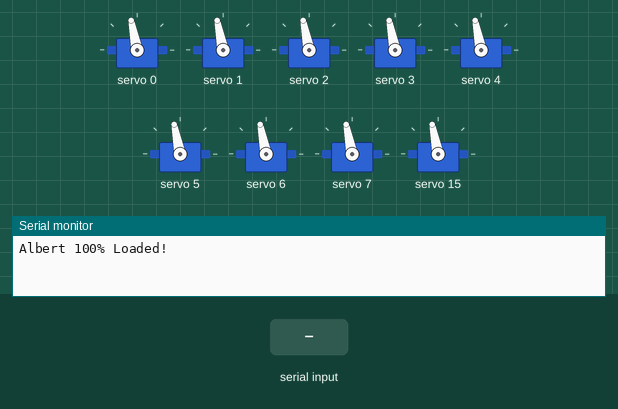
The sketch below on a simulated ESP32. On the bench: 9 × servo, the last lines printed to the serial monitor. Inputs (shaded band) come from the test bench. Nothing arrives over Bluetooth unless stated.

Above: at 1.2 s.
1.3 s: "PUSHUPS\n" received over Serial
At 1.46 s:
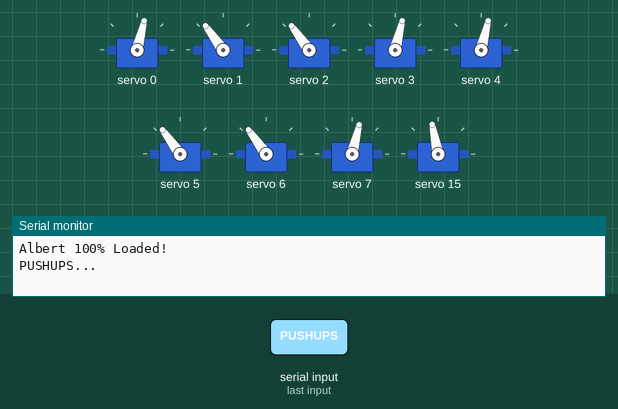
At 2.61 s:
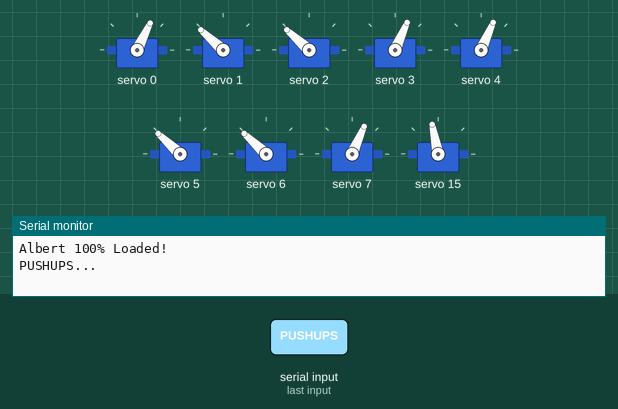
4.3 s: "DANCE\n" received over the second serial link
At 10.1 s:
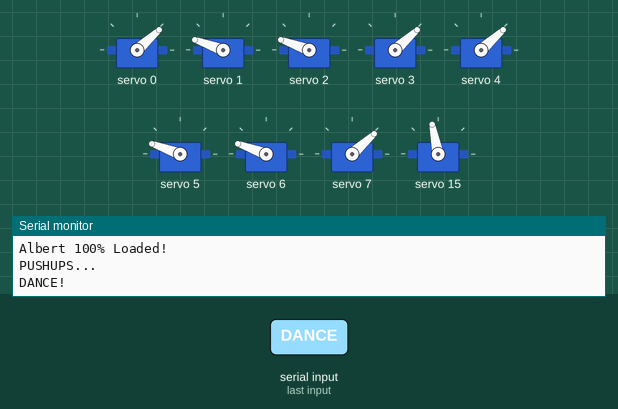
10.3 s: "SWING\n" received over Serial
13.3 s: "WORM\n" received over the second serial link
Timing chart, 0 to 21.0 s (numbered marks = the images above; inputs shaded):
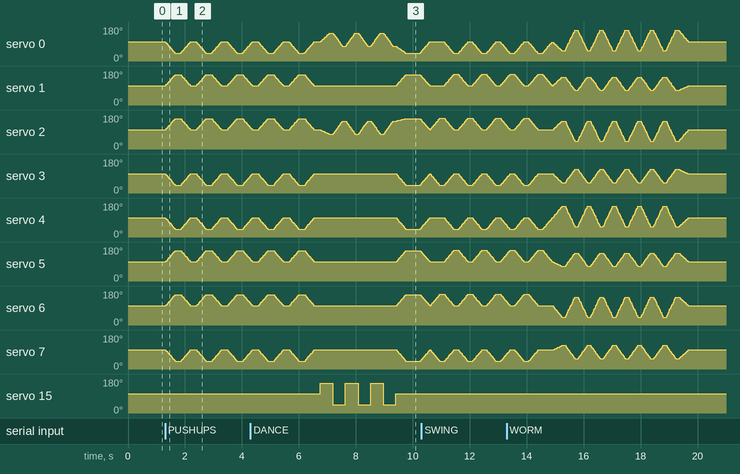

Measured:
- after the input at 4.3 s, servo 15: 101° → 158° after 2.4 s, then repeats every 0.89 s: 44° 0.44 s, 158° 0.44 s

The sketch:

AlbertMini.ino
```cpp
#include <Wire.h>
#include <Adafruit_PWMServoDriver.h>
#include <math.h>

#if defined(ESP32)
#include "BluetoothSerial.h"
BluetoothSerial SerialBT;
#endif

// =====================================================
// CONFIGURATION
// =====================================================
#define SERVOMIN     100
#define SERVOMAX     500
#define CENTER       325
#define NUM_SERVOS   8
#define NECK_SERVO   15
#define DELAY_TIME   5
#define SPEED_FACTOR 0.5f
#define MAX_STEP     8
#define MOVE_STEPS   35

// =====================================================
// GAIT PARAMETERS (Realistic Diagonal Trot)
// =====================================================
const float FREQUENCY = 0.005f;
const float AMPLITUDE = 45.0f;
const float phase[NUM_SERVOS] = {0, PI/2, PI, 3*PI/2, PI, 3*PI/2, 0, PI/2};
const float off_set_walk[NUM_SERVOS] = { 0, -80, 0, 80, -40, -40, 40, 40 };

unsigned long currentMillis = 0, oldMillis = 0, innerTime = 0;
Adafruit_PWMServoDriver pwm = Adafruit_PWMServoDriver(0x40);
float currentPos[NUM_SERVOS], targetPos[NUM_SERVOS];
int lastPulse[NUM_SERVOS];

enum Mode { MODE_IDLE, MODE_WALK_FORWARD, MODE_SPIN_LEFT, MODE_SPIN_RIGHT };
Mode currentMode = MODE_IDLE;

// =====================================================
// CORE HELPERS
// =====================================================
void moveUntilReachedAll() {
  float startPos[NUM_SERVOS];
  for (int i = 0; i < NUM_SERVOS; i++) startPos[i] = currentPos[i];
  for (int step = 1; step <= MOVE_STEPS; step++) {
    float t = (float)step / (float)MOVE_STEPS;
    for (int i = 0; i < NUM_SERVOS; i++) {
      currentPos[i] = startPos[i] + t * (targetPos[i] - startPos[i]);
      lastPulse[i]  = (int)currentPos[i];
      pwm.setPWM(i, 0, lastPulse[i]);
    }
    delay(DELAY_TIME);
  }
}

void updateAllServos() {
  for (int i = 0; i < NUM_SERVOS; i++) {
    float diff = targetPos[i] - currentPos[i];
    if (fabsf(diff) > 0.5f) {
      currentPos[i] += constrain(diff * SPEED_FACTOR, -MAX_STEP, (float)MAX_STEP);
    }
    pwm.setPWM(i, 0, (int)currentPos[i]);
  }
  delay(DELAY_TIME);
}

void syncCurrentPos() {
  for (int i = 0; i < NUM_SERVOS; i++) {
    currentPos[i] = (float)lastPulse[i];
    targetPos[i]  = (float)lastPulse[i];
  }
}

void sendReply(String msg) {
  Serial.println(msg);
#if defined(ESP32)
  SerialBT.println(msg);
#endif
}

// =====================================================
// THE TRICKS (Full Suite)
// =====================================================
void runUpSequence()   { for (int i=0; i<NUM_SERVOS; i++) targetPos[i]=CENTER; moveUntilReachedAll(); }

void runDownSequence() {
  targetPos[0]=CENTER-125; targetPos[1]=CENTER+125; targetPos[2]=CENTER+125; targetPos[3]=CENTER-125;
  targetPos[4]=CENTER-125; targetPos[5]=CENTER+125; targetPos[6]=CENTER+125; targetPos[7]=CENTER-125;
  moveUntilReachedAll();
}

void runPushupsSequence() {
  sendReply("PUSHUPS...");
  for (int r=0; r<5; r++) { runDownSequence(); delay(200); runUpSequence(); delay(200); }
}

void runSwingSequence() {
  sendReply("SWING...");
  for (int i = 0; i < 4; i++) {
    targetPos[0]=CENTER; targetPos[1]=CENTER; targetPos[4]=CENTER; targetPos[5]=CENTER;
    targetPos[2]=CENTER+130; targetPos[3]=CENTER-130; targetPos[6]=CENTER+130; targetPos[7]=CENTER-130;
    moveUntilReachedAll(); delay(150);
    targetPos[0]=CENTER-130; targetPos[1]=CENTER+130; targetPos[4]=CENTER-130; targetPos[5]=CENTER+130;
    targetPos[2]=CENTER; targetPos[3]=CENTER; targetPos[6]=CENTER; targetPos[7]=CENTER;
    moveUntilReachedAll(); delay(150);
  }
  runUpSequence();
}

void runWormSequence() {
  sendReply("WORM...");
  for (int i = 0; i < 5; i++) {
    targetPos[0]=CENTER-100; targetPos[1]=CENTER+100; targetPos[2]=CENTER+100; targetPos[3]=CENTER-100;
    targetPos[4]=CENTER+130; targetPos[5]=CENTER-50;  targetPos[6]=CENTER-130; targetPos[7]=CENTER+50;
    moveUntilReachedAll(); delay(100);
    targetPos[4]=CENTER-100; targetPos[5]=CENTER+100; targetPos[6]=CENTER+100; targetPos[7]=CENTER-100;
    targetPos[0]=CENTER+130; targetPos[1]=CENTER-50;  targetPos[2]=CENTER-130; targetPos[3]=CENTER+50;
    moveUntilReachedAll(); delay(100);
  }
  runUpSequence();
}

void runGallopSequence() {
  sendReply("GALLOP...");
  for (int i = 0; i < 8; i++) {
    targetPos[0]=CENTER+150; targetPos[1]=CENTER-100; targetPos[2]=CENTER-150; targetPos[3]=CENTER+100;
    targetPos[4]=CENTER-150; targetPos[5]=CENTER+50;  targetPos[6]=CENTER+150; targetPos[7]=CENTER-50;
    moveUntilReachedAll(); delay(50);
    targetPos[0]=CENTER-100; targetPos[1]=CENTER+50;  targetPos[2]=CENTER+100; targetPos[3]=CENTER-50;
    targetPos[4]=CENTER+150; targetPos[5]=CENTER-100; targetPos[6]=CENTER-150; targetPos[7]=CENTER+100;
    moveUntilReachedAll(); delay(50);
  }
  runUpSequence();
}

void runJumpSequence() {
  sendReply("JUMP!");
  runDownSequence(); delay(500);
  for (int i = 0; i < NUM_SERVOS; i++) {
    int p = (i % 4 < 2) ? CENTER + 150 : CENTER - 150;
    pwm.setPWM(i, 0, p); currentPos[i] = targetPos[i] = p;
  }
  delay(300); runUpSequence();
}

void runDanceSequence() {
  sendReply("DANCE!");
  for (int i = 0; i < 3; i++) {
    pwm.setPWM(NECK_SERVO, 0, CENTER+120); targetPos[0]=CENTER+100; targetPos[2]=CENTER-50; moveUntilReachedAll(); delay(100);
    pwm.setPWM(NECK_SERVO, 0, CENTER-120); targetPos[0]=CENTER-50; targetPos[2]=CENTER+100; moveUntilReachedAll(); delay(100);
  }
  pwm.setPWM(NECK_SERVO, 0, CENTER); runDownSequence(); delay(500); runUpSequence();
}
void runUndulateSequence() {
  sendReply("UNDULATING: Smooth waves...");

  // 1. INITIAL STRETCH
  // Front legs reach way out, back legs reach way back
  targetPos[0] = CENTER + 140; targetPos[1] = CENTER - 60;
  targetPos[2] = CENTER - 140; targetPos[3] = CENTER + 60;
  targetPos[4] = CENTER - 140; targetPos[5] = CENTER + 60;
  targetPos[6] = CENTER + 140; targetPos[7] = CENTER - 60;
  moveUntilReachedAll();
  delay(200);

  // 2. THE WAVE (8 cycles of organic motion)
  for (int i = 0; i < 400; i++) {
    float wave = sin(i * 0.05) * 60.0; // The "wiggle" factor

    // Front Hips (0, 2) and Back Hips (4, 6) wiggle out of phase
    pwm.setPWM(0, 0, CENTER + 140 + (int)wave);
    pwm.setPWM(2, 0, CENTER - 140 + (int)wave);
    pwm.setPWM(4, 0, CENTER - 140 - (int)wave);
    pwm.setPWM(6, 0, CENTER + 140 - (int)wave);

    delay(10); // Very fast updates for smoothness
  }

  runUpSequence();
  sendReply("UNDULATE DONE");
}
// =====================================================
// GAIT ENGINE
// =====================================================
void runGait(const float ampScale[NUM_SERVOS]) {
  oldMillis = currentMillis; currentMillis = millis(); innerTime += currentMillis - oldMillis;
  float t = FREQUENCY * innerTime;
  for (int s = 0; s < NUM_SERVOS; s += 2) {
    int pulse = CENTER + (int)off_set_walk[s] + (int)(ampScale[s] * AMPLITUDE * cosf(t + phase[s]));
    pwm.setPWM(s, 0, pulse); lastPulse[s] = pulse;
  }
  for (int s = 1; s < NUM_SERVOS; s += 2) {
    float c = fmaxf(0.0f, cosf(t + phase[s]));
    int pulse = CENTER + (int)off_set_walk[s] + (int)(ampScale[s] * (AMPLITUDE + 20) * c);
    pwm.setPWM(s, 0, pulse); lastPulse[s] = pulse;
  }
  delay(DELAY_TIME);
}

// =====================================================
// SETUP & LOOP
// =====================================================
void setup() {
  Serial.begin(115200);
#if defined(ESP32)
  SerialBT.begin("Albert_RobotDog");
#endif
  pwm.begin(); pwm.setPWMFreq(50);
  for (int i = 0; i < NUM_SERVOS; i++) { currentPos[i] = targetPos[i] = lastPulse[i] = CENTER; pwm.setPWM(i, 0, CENTER); }
  pwm.setPWM(NECK_SERVO, 0, CENTER);
  sendReply("Albert 100% Loaded!");
}

void loop() {
  String input = "";
  if (Serial.available() > 0) input = Serial.readStringUntil('\n');
#if defined(ESP32)
  else if (SerialBT.available() > 0) input = SerialBT.readStringUntil('\n');
#endif
  input.trim();

  if (input.length() > 0) {
    input.toUpperCase();
    if      (input == "WALK")    currentMode = MODE_WALK_FORWARD;
    else if (input == "LEFT")    currentMode = MODE_SPIN_LEFT;
    else if (input == "RIGHT")   currentMode = MODE_SPIN_RIGHT;
    else if (input == "STOP")    currentMode = MODE_IDLE;
    else if (input == "PUSHUPS") { currentMode = MODE_IDLE; syncCurrentPos(); runPushupsSequence(); }
    else if (input == "DANCE")   { currentMode = MODE_IDLE; syncCurrentPos(); runDanceSequence(); }
    else if (input == "SWING")   { currentMode = MODE_IDLE; syncCurrentPos(); runSwingSequence(); }
    else if (input == "WORM")    { currentMode = MODE_IDLE; syncCurrentPos(); runWormSequence(); }
    else if (input == "GALLOP")  { currentMode = MODE_IDLE; syncCurrentPos(); runGallopSequence(); }
    else if (input == "JUMP")    { currentMode = MODE_IDLE; syncCurrentPos(); runJumpSequence(); }
    else if (input == "UP")      { currentMode = MODE_IDLE; syncCurrentPos(); runUpSequence(); }
    else if (input == "DOWN")    { currentMode = MODE_IDLE; syncCurrentPos(); runDownSequence(); }
    else if (input == "UNDULATE") { currentMode = MODE_IDLE; syncCurrentPos(); runUndulateSequence(); }
  }

  if (currentMode == MODE_WALK_FORWARD) {
    static const float a[] = { 1.0f, 1.2f, 1.0f, 1.2f, 1.0f, 1.2f, 1.0f, 1.2f };
    runGait(a);
  }
  else if (currentMode == MODE_SPIN_LEFT) {
    static const float a[] = { -1.2f, 1.2f, 1.2f, 1.2f, -1.2f, 1.2f, 1.2f, 1.2f };
    runGait(a);
  }
  else if (currentMode == MODE_SPIN_RIGHT) {
    static const float a[] = { 1.2f, 1.2f, -1.2f, 1.2f, 1.2f, 1.2f, -1.2f, 1.2f };
    runGait(a);
  }
  else {
    updateAllServos();
  }
}
```
